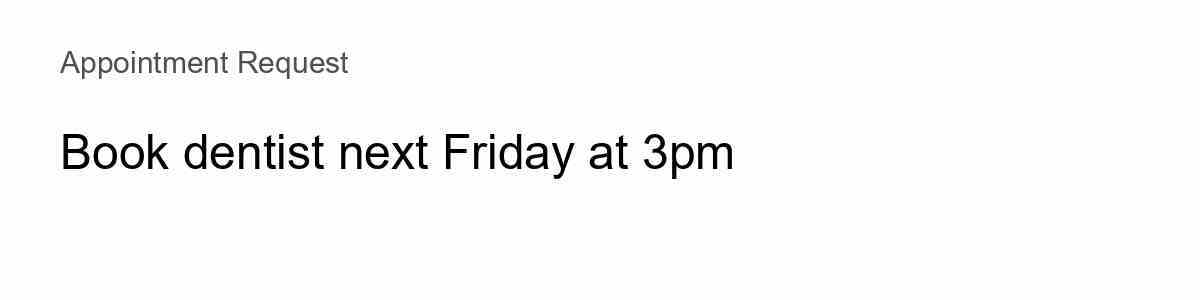
#> input picture tests/fixtures/images/appointment_compressed.jpg, 1200 x 300 px
$ python -i ocr.py   (imports and definitions only)
#> lines starting #> are read from the running program, lines starting #| are printed output that depends on the picture; after the words box and inside, x2 and y2 are one past the last pixel; in counts of white or black regions, pixels touching at a corner belong together
#> further down, picture is the input picture: shape (300, 1200, 3); min 0, max 255, mean 248
"""Extract appointment text from typed input and uploaded images."""

from dataclasses import dataclass
from io import BytesIO

import cv2
import numpy as np
import pytesseract
from PIL import Image, ImageOps, UnidentifiedImageError
from pytesseract import Output

from app.config import settings
from app.schemas import OCRResult


ALLOWED_IMAGE_TYPES = {
    "image/jpeg",
    "image/png",
    "image/webp",
}

MAX_IMAGE_PIXELS = 20_000_000


class OCRProcessingError(ValueError):
    """Raised when input cannot be processed."""

    status_code = 422


class UnsupportedImageTypeError(OCRProcessingError):
    """Raised when an upload has an unsupported media type."""

    status_code = 415


class ImageSizeLimitError(OCRProcessingError):
    """Raised when an image exceeds byte or pixel limits."""

    status_code = 413


class OCRUnavailableError(OCRProcessingError):
    """Raised when the OCR engine is unavailable."""

    status_code = 503


@dataclass(frozen=True)
class OCRCandidate:
    """Result from one preprocessing and segmentation configuration."""

    text: str
    confidence: float
    variant: str
    page_segmentation_mode: int

    # [122 lines left out: functions selection_score, tesseract_is_available, create_typed_text_result, validate_image_input, decode_image, not called in this run]


def resize_small_image(
    image: np.ndarray,
) -> np.ndarray:
    """Upscale small images to improve character recognition."""

    height, width = image.shape[:2]
#> height = 300; width = 1200
    largest_dimension = max(height, width)
#> largest_dimension = 1200

    if largest_dimension >= 1400:
        return image

    scale = min(
        1400 / largest_dimension,
        3.0,
    )
#> scale = 1.17

    return cv2.resize(
        image,
        None,
        fx=scale,
        fy=scale,
        interpolation=cv2.INTER_CUBIC,
    )


def deskew_image(
    grayscale: np.ndarray,
) -> np.ndarray:
    """Correct moderate rotation before OCR."""

    _, binary = cv2.threshold(
        grayscale,
        0,
        255,
        cv2.THRESH_BINARY_INV + cv2.THRESH_OTSU,
    )
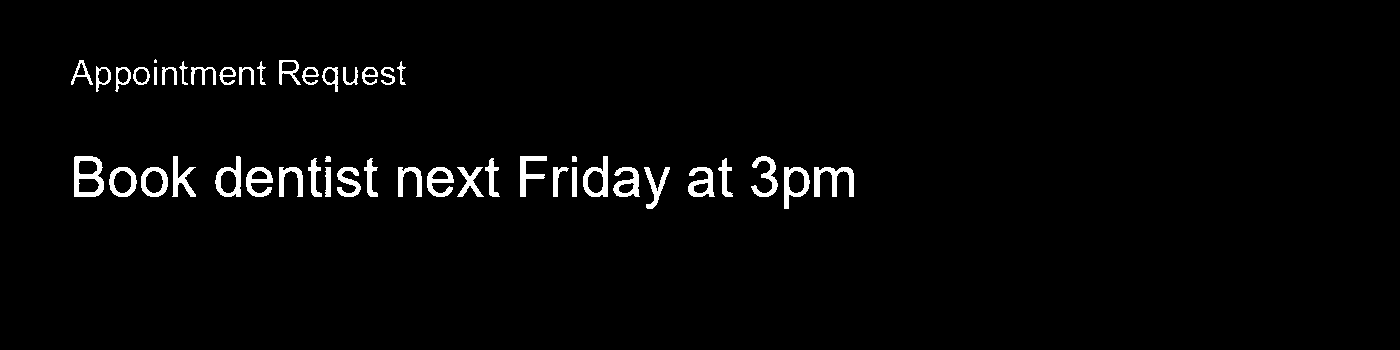
#> binary: shape (350, 1400); 2.5% white; 47 white regions (1 under 20 px), largest, box (x1, y1, x2, y2) and area: (74, 156, 104, 197) 670, (814, 167, 854, 197) 573, (784, 167, 810, 209) 468

    coordinates = cv2.findNonZero(binary)
#> coordinates = contour of 12042 points, box (x1, y1, x2, y2) (71, 59, 854, 209), area 22782

    if coordinates is None or len(coordinates) < 20:
        return grayscale

    raw_angle = cv2.minAreaRect(coordinates)[-1]
#> raw_angle = -88.8

    if raw_angle > 45:
        skew_angle = raw_angle - 90
    elif raw_angle < -45:
        skew_angle = raw_angle + 90
#> skew_angle = 1.2
    else:
        skew_angle = raw_angle

    if abs(skew_angle) < 0.3 or abs(skew_angle) > 15:
        return grayscale

    height, width = grayscale.shape
#> height = 350; width = 1400
    center = (width // 2, height // 2)
#> center = (700, 175)

    rotation_matrix = cv2.getRotationMatrix2D(
        center,
        -skew_angle,
        1.0,
    )
#> rotation_matrix = [[1, -0.0209, 3.82], [0.0209, 1, -14.62]]

    return cv2.warpAffine(
        grayscale,
        rotation_matrix,
        (width, height),
        flags=cv2.INTER_CUBIC,
        borderMode=cv2.BORDER_CONSTANT,
        borderValue=255,
    )
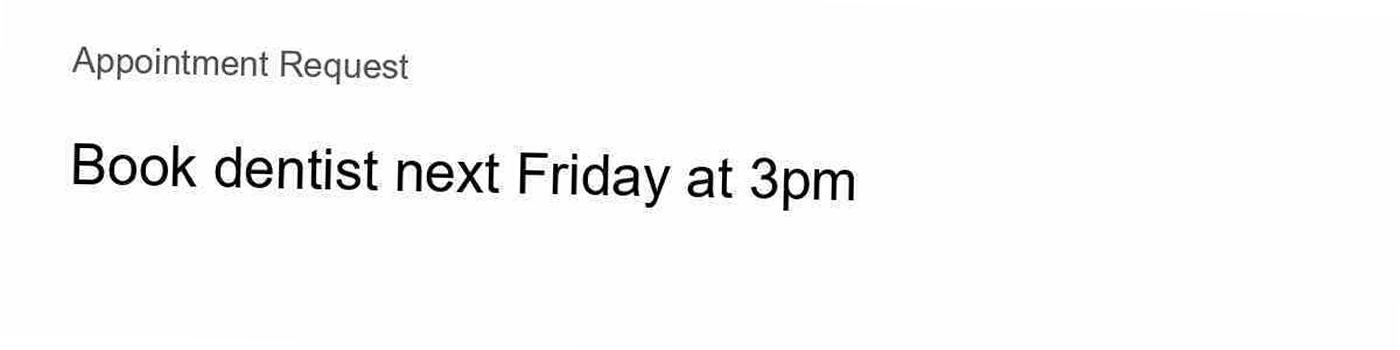
#> returned value: shape (350, 1400); min 0, max 255, mean 248


def create_preprocessing_variants(
    image: np.ndarray,
) -> dict[str, np.ndarray]:
    """Create complementary preprocessing variants for OCR selection."""

    resized = resize_small_image(image)

    grayscale = cv2.cvtColor(
        resized,
        cv2.COLOR_BGR2GRAY,
    )
    grayscale = deskew_image(grayscale)

    grayscale = cv2.copyMakeBorder(
        grayscale,
        25,
        25,
        25,
        25,
        cv2.BORDER_CONSTANT,
        value=255,
    )
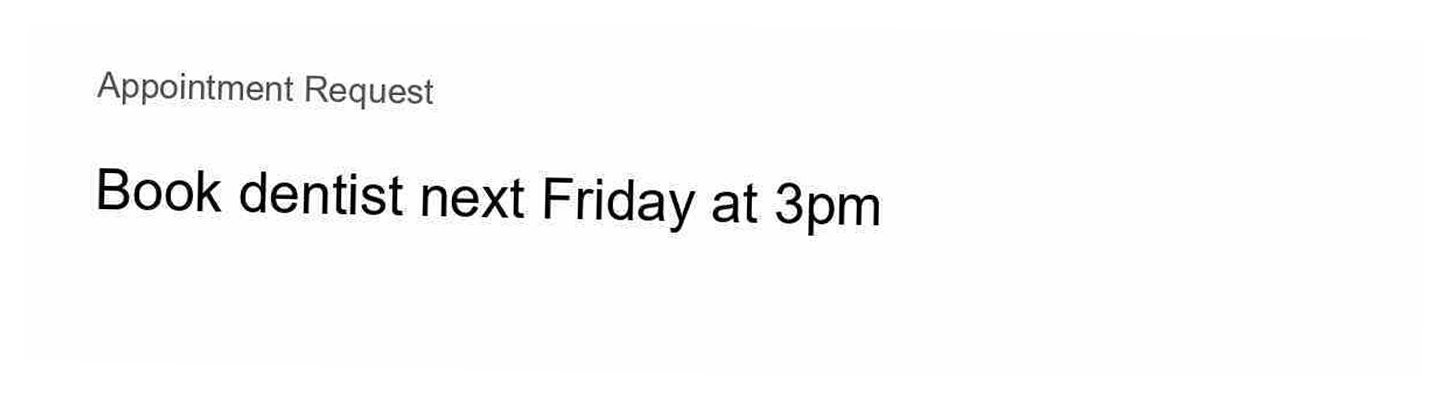
#> grayscale: shape (400, 1450); min 0, max 255, mean 249.1

    clahe = cv2.createCLAHE(
        clipLimit=2.0,
        tileGridSize=(8, 8),
    )

    enhanced = clahe.apply(grayscale)

    denoised = cv2.fastNlMeansDenoising(
        enhanced,
        None,
        h=10,
        templateWindowSize=7,
        searchWindowSize=21,
    )

    _, otsu = cv2.threshold(
        denoised,
        0,
        255,
        cv2.THRESH_BINARY + cv2.THRESH_OTSU,
    )
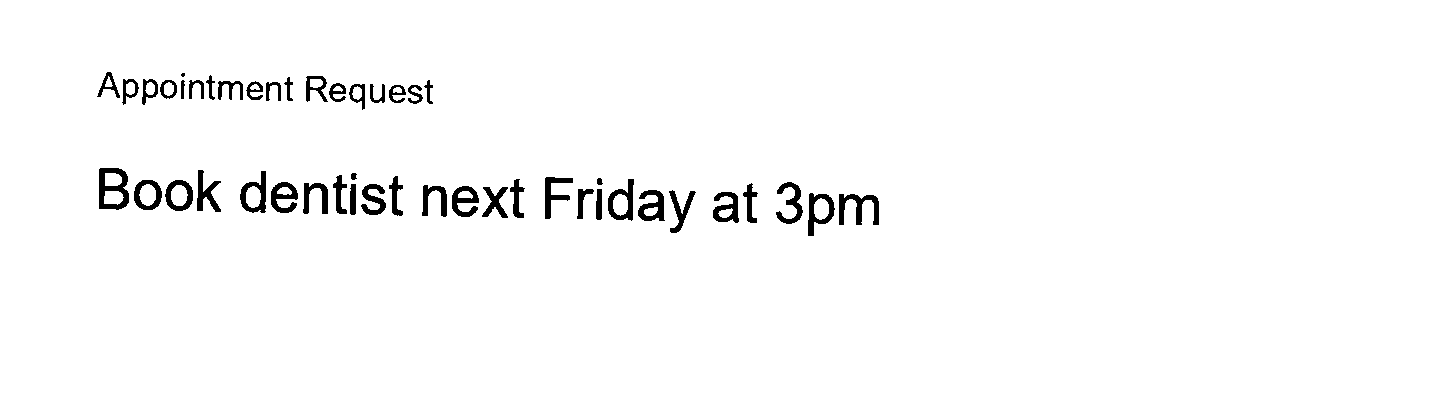
#> otsu: shape (400, 1450); 97.7% white; 47 black regions (1 under 20 px), largest, box (x1, y1, x2, y2) and area: (99, 168, 129, 210) 704, (839, 194, 879, 225) 596, (808, 193, 835, 236) 497

    adaptive = cv2.adaptiveThreshold(
        denoised,
        255,
        cv2.ADAPTIVE_THRESH_GAUSSIAN_C,
        cv2.THRESH_BINARY,
        31,
        11,
    )
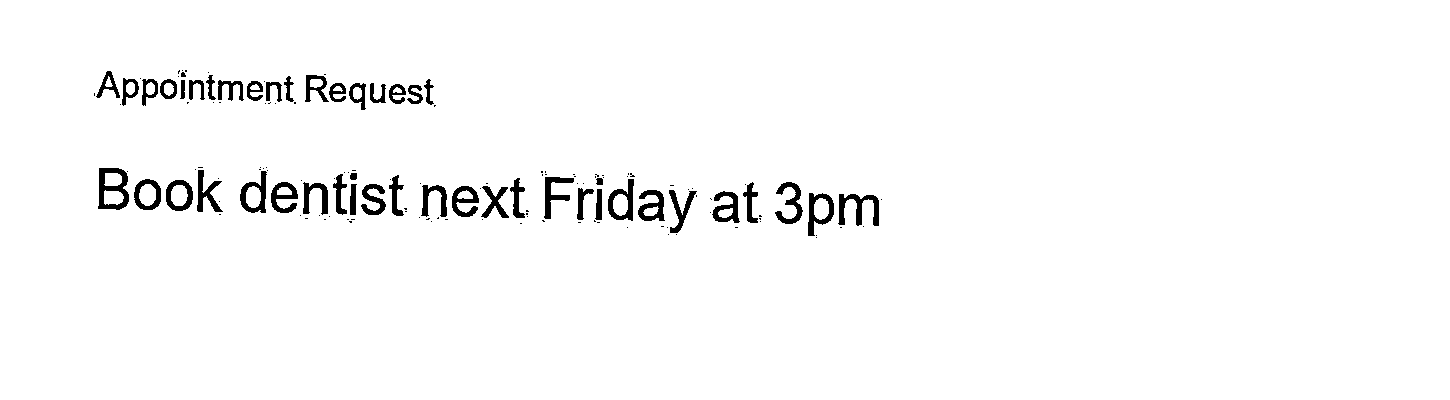
#> adaptive: shape (400, 1450); 97.6% white; 145 black regions (98 under 20 px), largest, box (x1, y1, x2, y2) and area: (98, 168, 129, 210) 686, (838, 194, 879, 226) 603, (808, 193, 834, 236) 490

    return {
        "grayscale": grayscale,
        "enhanced": denoised,
        "otsu": otsu,
        "adaptive": adaptive,
    }


# [140 lines left out: functions run_tesseract_candidate, extract_text_from_image, not called in this run]

>>> import cv2
>>> picture = cv2.imread('../../tests/fixtures/images/appointment_compressed.jpg')
>>> result = create_preprocessing_variants(picture)
#> result = 4 items

$ run again, on tests/fixtures/images/appointment_rotated.png
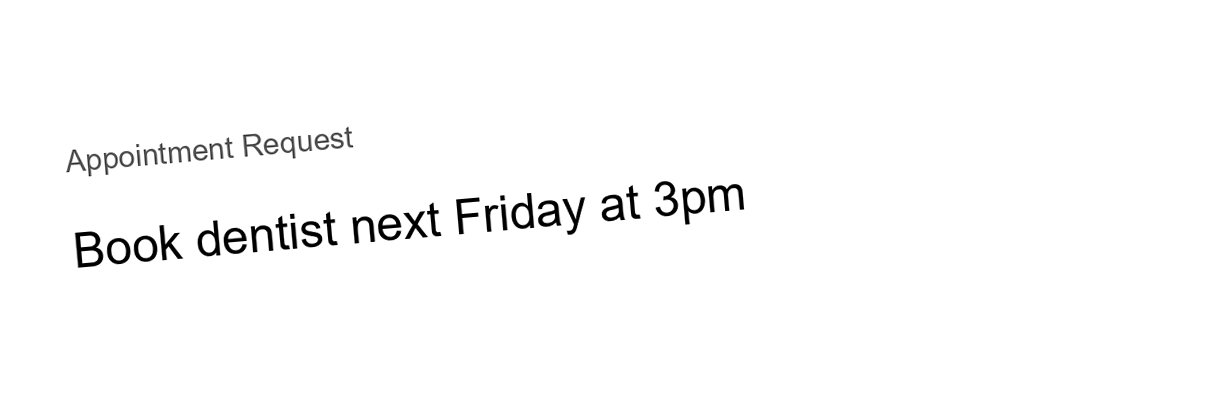
#> input picture tests/fixtures/images/appointment_rotated.png, 1222 x 404 px
#> picture is the input picture: shape (404, 1222, 3); min 0, max 255, mean 250.7
#> in deskew_image, `_, binary = cv2.threshold( grayscale, 0, 255, cv2.THRESH_BINARY_INV + ..`:
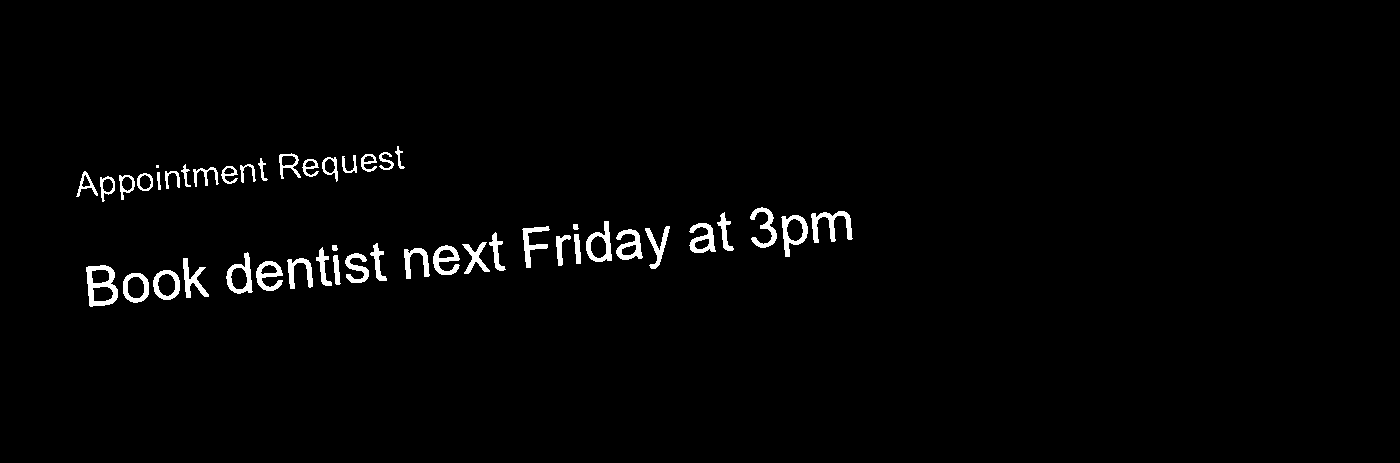
#> binary: shape (463, 1400); 1.8% white; 47 white regions (1 under 20 px), largest, box (x1, y1, x2, y2) and area: (86, 265, 118, 307) 657, (811, 211, 853, 243) 544, (781, 215, 808, 257) 453
#> coordinates = contour of 11736 points, box (x1, y1, x2, y2) (76, 146, 853, 307), area 21802
#> raw_angle = -3.86
#> rotation_matrix = [[0.998, 0.0673, -13.97], [-0.0673, 0.998, 47.66]]
#> otsu: shape (513, 1450); 98.4% white; 47 black regions (1 under 20 px), largest, box (x1, y1, x2, y2) and area: (115, 330, 149, 373) 654, (835, 226, 878, 261) 546, (805, 234, 833, 277) 458
#> in create_preprocessing_variants, `adaptive = cv2.adaptiveThreshold( denoised, 255, cv2.ADAPTIVE_THRESH_G..`:
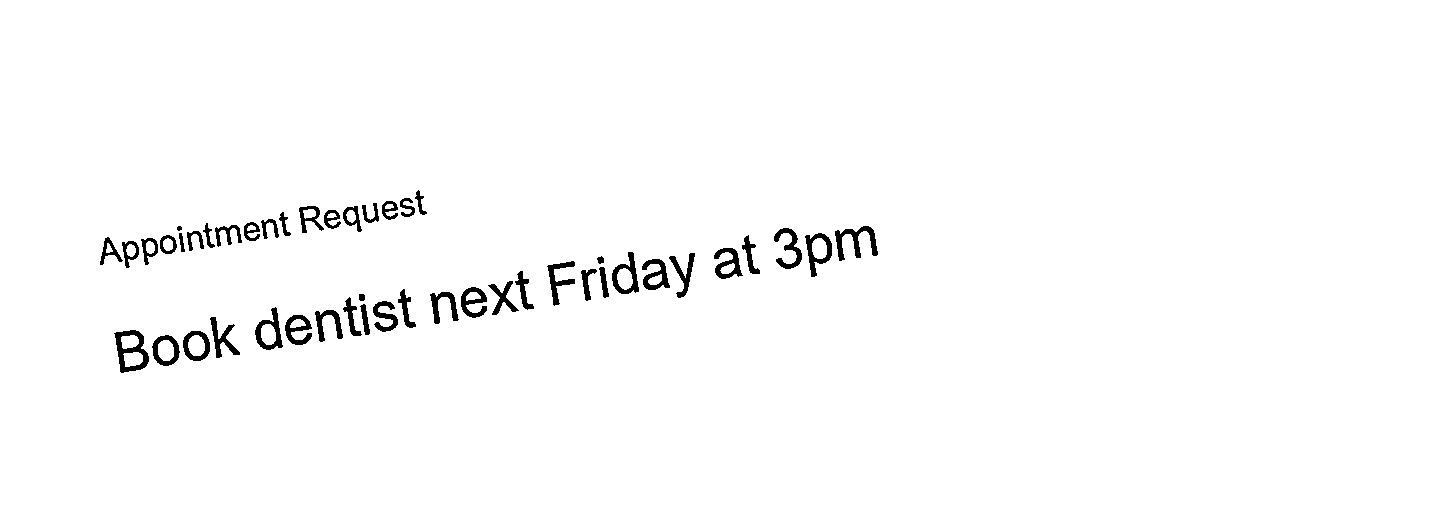
#> adaptive: shape (513, 1450); 98.3% white; 47 black regions, largest, box (x1, y1, x2, y2) and area: (114, 330, 149, 373) 658, (835, 226, 878, 261) 572, (805, 233, 832, 277) 464
#> result = 4 items
